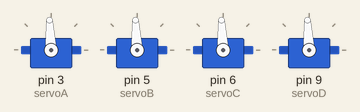
Recording of a sketch running on a simulated Arduino Uno, built with avr-gcc and run on an emulated ATmega328P. Shown: 4 × servo.

Above: at 2.1 s.
At 10.6 s:
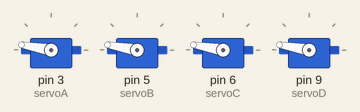
At 16.2 s:
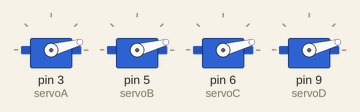
At 23.4 s:
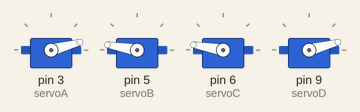
At 27.9 s:
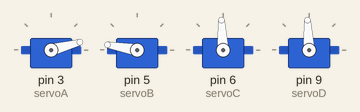
At 32.4 s:
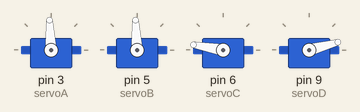
Timing chart, 0 to 40.0 s (numbered marks = the images above):
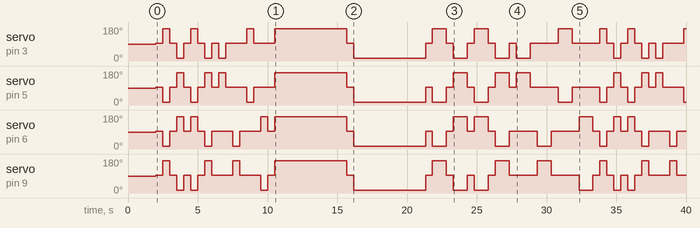

Measured:
- by itself, servo on pin 3 (servoA): 90° → 93° at 2.0 s, → 170° 0.50 s later, → 93° 0.50 s later, → 15° 0.50 s later, … (40 changes in this stretch)
- by itself, servo on pin 5 (servoB): 90° → 93° at 2.0 s, → 15° 0.50 s later, → 93° 0.50 s later, → 170° 0.50 s later, … (40 changes in this stretch)
- by itself, servo on pin 6 (servoC): 90° → 93° at 2.0 s, → 15° 0.50 s later, → 93° 0.50 s later, → 170° 0.50 s later, … (39 changes in this stretch)
- by itself, servo on pin 9 (servoD): 90° → 93° at 2.0 s, → 170° 0.50 s later, → 93° 0.50 s later, → 15° 0.50 s later, … (39 changes in this stretch)

The sketch:

Omni_Wheel_Robot.ino
```cpp
/*
 * Omni_Wheel_Robot.ino
 *
 * Full Guide: https://browndoggadgets.dozuki.com/Guide/Omni+Wheel+Robot/310
 *
 * Pete Prodoehl <pete@browndoggadgets.com>
 *
 */

#include <Servo.h>

// create the 4 servos
Servo servoA;
Servo servoB;
Servo servoC;
Servo servoD;

// set the values for stopped, forward, and backward
int halt = 1500;
int rotX = 700;
int rotY = 2300;

int quarterRotation = 1290; // this may need adjustment

void setup() {

  // attach the four servos
  servoA.attach(3);
  servoB.attach(5);
  servoC.attach(6);
  servoD.attach(9);

  // wait 2 seconds before starting
  delay(2000);

}

void loop() {

  forwardLeftRoll(500);
  backwardRightRoll(500);
  forwardRightRoll(500);
  backwardLeftRoll(500);

  forwardRoll(500);
  leftRoll(500);
  backwardRoll(500);
  rightRoll(500);

  spinLeft(quarterRotation * 4);
  spinRight(quarterRotation * 4);

  forwardLeftRoll(1000);
  backwardRightRoll(1000);
  forwardRightRoll(1000);
  backwardLeftRoll(1000);

  forwardRoll(1000);
  leftRoll(1000);
  backwardRoll(1000);
  rightRoll(1000);

}


/* ------------ functions are below ------------ */

// each function take a parameter which is
// the number of milliseconds it should run
// 1000 milliseconds = 1 second


/* -------- move straight -------- */

void forwardRoll(int howLong) {
  allStop();
  servoA.write(rotX);
  servoB.write(rotY);
  servoC.write(halt);
  servoD.write(halt);
  delay(howLong);
}

void backwardRoll(int howLong) {
  allStop();
  servoA.write(rotY);
  servoB.write(rotX);
  servoC.write(halt);
  servoD.write(halt);
  delay(howLong);
}

void leftRoll(int howLong) {
  allStop();
  servoA.write(halt);
  servoB.write(halt);
  servoC.write(rotX);
  servoD.write(rotY);
  delay(howLong);
}

void rightRoll(int howLong) {
  allStop();
  servoA.write(halt);
  servoB.write(halt);
  servoC.write(rotY);
  servoD.write(rotX);
  delay(howLong);
}


/* -------- move on an angle -------- */

void forwardLeftRoll(int howLong) {
  allStop();
  servoA.write(rotY);
  servoB.write(rotX);
  servoC.write(rotX);
  servoD.write(rotY);
  delay(howLong);
}

void forwardRightRoll(int howLong) {
  allStop();
  servoA.write(rotY);
  servoB.write(rotX);
  servoC.write(rotY);
  servoD.write(rotX);
  delay(howLong);
}

void backwardRightRoll(int howLong) {
  allStop();
  servoA.write(rotX);
  servoB.write(rotY);
  servoC.write(rotY);
  servoD.write(rotX);
  delay(howLong);
}

void backwardLeftRoll(int howLong) {
  allStop();
  servoA.write(rotX);
  servoB.write(rotY);
  servoC.write(rotX);
  servoD.write(rotY);
  delay(howLong);
}


/* -------- spin around -------- */

void spinRight(int howLong) {
  allStop();
  servoA.write(rotX);
  servoB.write(rotX);
  servoC.write(rotX);
  servoD.write(rotX);
  delay(howLong);
}

void spinLeft(int howLong) {
  allStop();
  servoA.write(rotY);
  servoB.write(rotY);
  servoC.write(rotY);
  servoD.write(rotY);
  delay(howLong);
}


/* -------- stop moving -------- */

void allStop() {
  servoA.write(halt);
  servoB.write(halt);
  servoC.write(halt);
  servoD.write(halt);
  delay(500);
}
```
